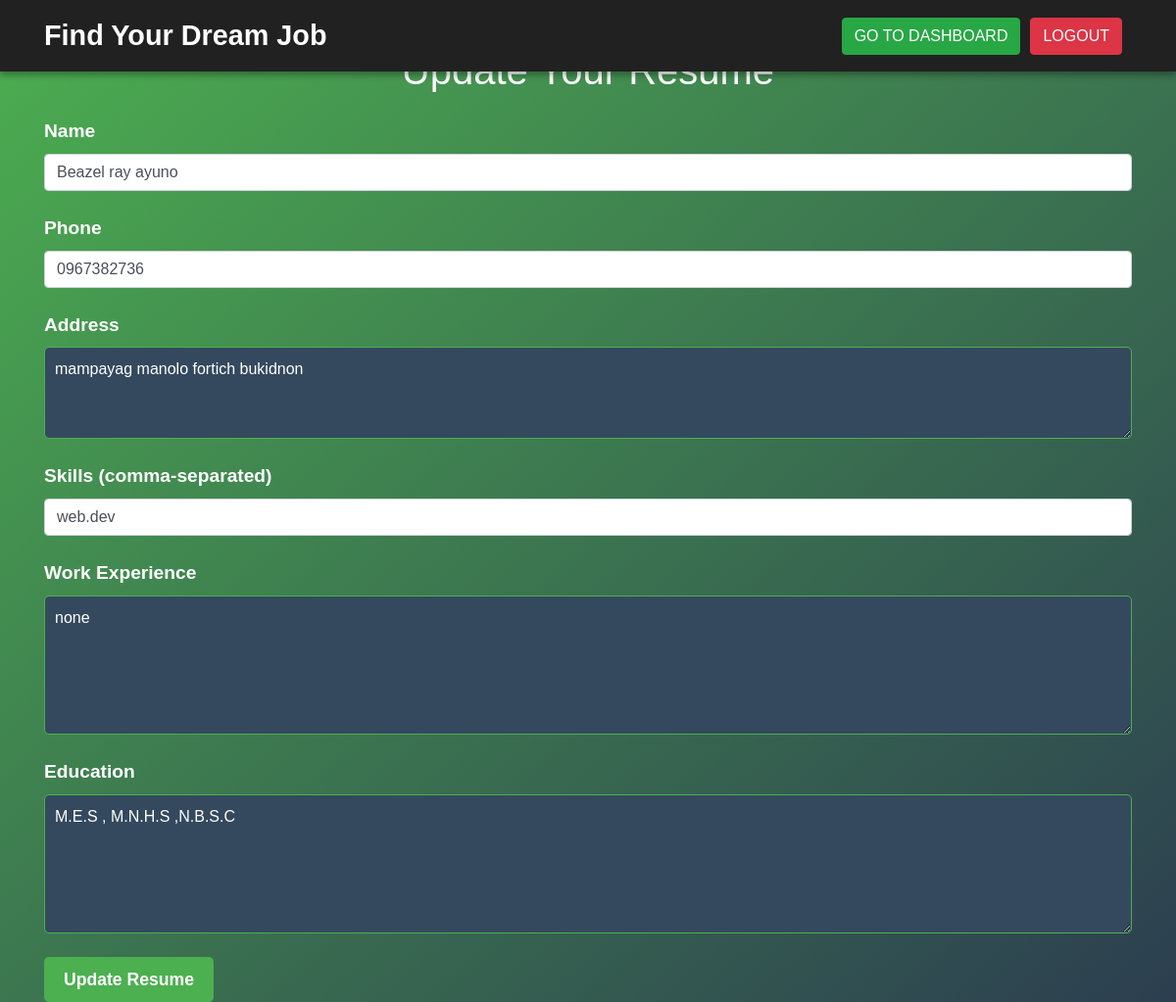
Screenshot of /update_resume.php (signed in) with the database file from the repository.
### tables this page shows
CREATE TABLE `resumes` (
  `id` int(11) NOT NULL,
  `user_id` int(11) NOT NULL,
  `name` varchar(255) NOT NULL,
  `phone` varchar(20) NOT NULL,
  `address` text NOT NULL,
  `skills` text NOT NULL,
  `experience` text NOT NULL,
  `education` text NOT NULL
);

### update_resume.php (the view, shortened to what this page needs)
<?php
$user_id = $_SESSION["id"];
require_once "config.php";
$stmt = $pdo->prepare("SELECT name, phone, address, skills, experience, education FROM resumes WHERE user_id = ?");
$stmt->execute([$user_id]);
$resume = $stmt->fetch(PDO::FETCH_ASSOC);
?>
<!DOCTYPE html>
<html lang="en">
<head>
    <link rel="stylesheet" href="https://stackpath.bootstrapcdn.com/bootstrap/4.5.2/css/bootstrap.min.css">
</head>
<body>
    <nav class="navbar navbar-expand-lg">
        <div class="container">
            <a class="navbar-brand" href="#">Find Your Dream Job</a>
            <div class="navbar-nav ml-auto">
                <a href="dashboard.php" class="btn btn-success">Go to Dashboard</a>
                <a href="logout.php" class="btn btn-danger">Logout</a>
            </div>
        </div>
    </nav>
    <div class="container mt-5">
        <h1 class="text-center mb-4">Update Your Resume</h1>
        <form action="update_resume.php" method="POST">
            <div class="form-group">
                <label for="name">Name</label>
                <input type="text" class="form-control" name="name" value="<?php echo htmlspecialchars($resume['name']); ?>" required>
            </div>
            <div class="form-group">
                <label for="phone">Phone</label>
                <input type="text" class="form-control" name="phone" value="<?php echo htmlspecialchars($resume['phone']); ?>" required>
            </div>
            <div class="form-group">
                <label for="address">Address</label>
                <textarea class="form-control" name="address" rows="3" required><?php echo htmlspecialchars($resume['address']); ?></textarea>
            </div>
            <div class="form-group">
                <label for="skills">Skills (comma-separated)</label>
                <input type="text" class="form-control" name="skills" value="<?php echo htmlspecialchars($resume['skills']); ?>" required>
            </div>
            <div class="form-group">
                <label for="experience">Work Experience</label>
                <textarea class="form-control" name="experience" rows="5" required><?php echo htmlspecialchars($resume['experience']); ?></textarea>
            </div>
            <div class="form-group">
                <label for="education">Education</label>
                <textarea class="form-control" name="education" rows="5" required><?php echo htmlspecialchars($resume['education']); ?></textarea>
            </div>
            <button type="submit" class="btn btn-success">Update Resume</button>
        </form>
    </div>
</body>
</html>

### update_resume.php (style rules this page uses)
body { margin: 0; padding: 0; font-family: 'Arial', sans-serif; background: linear-gradient(to bottom right, #4CAF50, #2c3e50); color: #fff; min-height: 100vh; display: flex; flex-direction: column; align-items: center; }
.navbar { background-color: #212121; box-shadow: 0 4px 6px rgba(0, 0, 0, 0.3); position: fixed; top: 0; left: 0; width: 100%; z-index: 1000; padding: 10px 20px; }
.navbar-brand { color: #fff; font-size: 1.8rem; font-weight: bold; }
.navbar-nav .btn { color: white; text-transform: uppercase; margin-right: 10px; }
.form-group { margin-bottom: 1.5rem; }
label { font-size: 1.2rem; font-weight: bold; color: #fff; }
textarea.form-control { background-color: #34495e; border: 1px solid #4CAF50; color: #fff; border-radius: 5px; padding: 10px; resize: vertical; }
button[type="submit"] { background-color: #4CAF50; color: white; border: none; padding: 10px 20px; font-size: 1.1rem; font-weight: bold; border-radius: 5px; cursor: pointer; transition: all 0.3s ease; }

### rows the page displays
resumes: name "Beazel ray ayuno", phone "0967382736", address "mampayag manolo fortich bukidnon", skills "web.dev", experience "none", education "M.E.S , M.N.H.S ,N.B.S.C"
